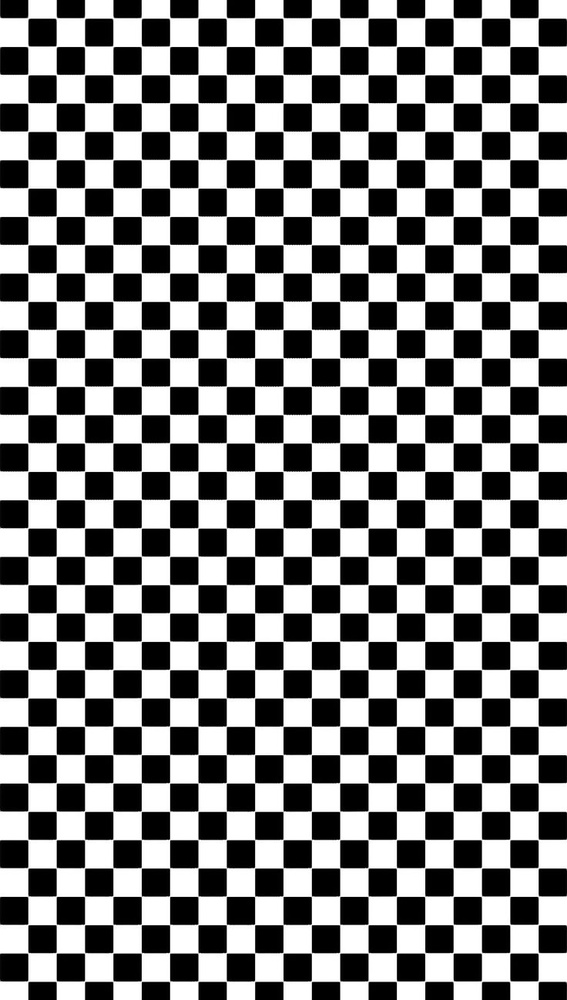
#> input picture resim.jpg, 567 x 1000 px, shrunk from 736 x 1299 before the run
$ python gorev5.py   (older library calls are emulated)
#> lines starting #> are read from the running program, lines starting #| are printed output that depends on the picture
import cv2
import numpy as np

# 1. Resmi gri tonlamalı okuyoruz
resim = cv2.imread('resim.jpg', 0)
#> resim is the input picture: shape (1000, 567); min 0, max 255, mean 129.9

# 2. Laplacian 2. derece türev olduğu için gürültüden çok etkilenir
# Bu yüzden hocanın dediği gibi önce Gauss ile hafifçe yumuşatıyoruz
yumusatilmis = cv2.GaussianBlur(resim, (3, 3), 0)

# 3. 3x3 Laplacian Çekirdeği
# Sobel ve Prewitt gibi yatay/dikey ayrı değil, tek matrisle tüm kenarları bulur
laplacian_matrisi = np.array([
    [0,  1,  0],
    [1, -4,  1],
    [0,  1,  0]
], dtype=np.float32)

# 4. Filtreyi resme uyguluyoruz (Konvolüsyon)
# Eksi değerler kırpılmasın diye float formatında tutuyoruz
kenarlar = cv2.filter2D(yumusatilmis, cv2.CV_64F, laplacian_matrisi)
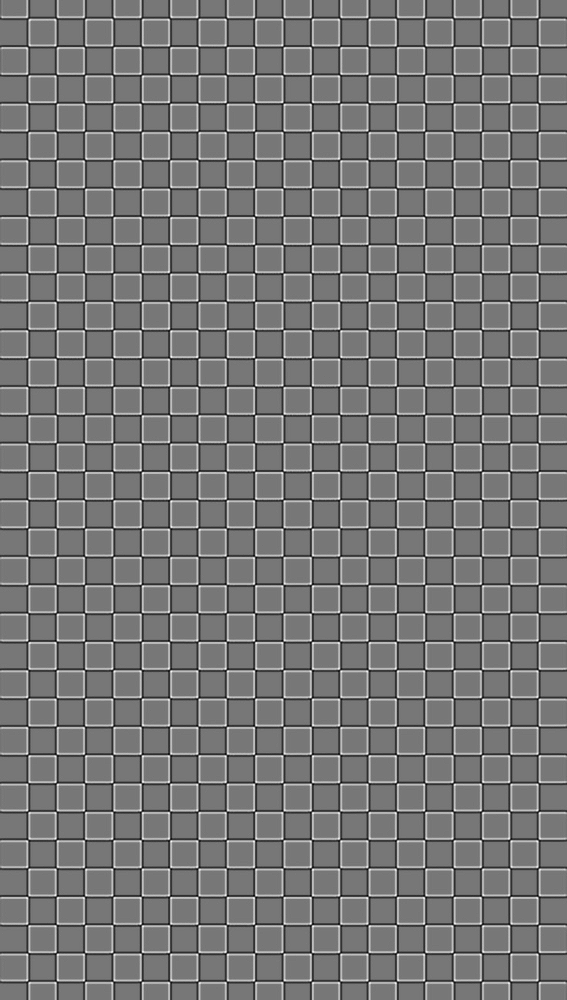
#> kenarlar: shape (1000, 567) float64; min -106, max 120, mean 0; drawn with min black and max white

# 5. Eksi çıkan kenar değerlerini artıya çevirip 8-bit piksele dönüştürüyoruz
sonuc = np.abs(kenarlar)
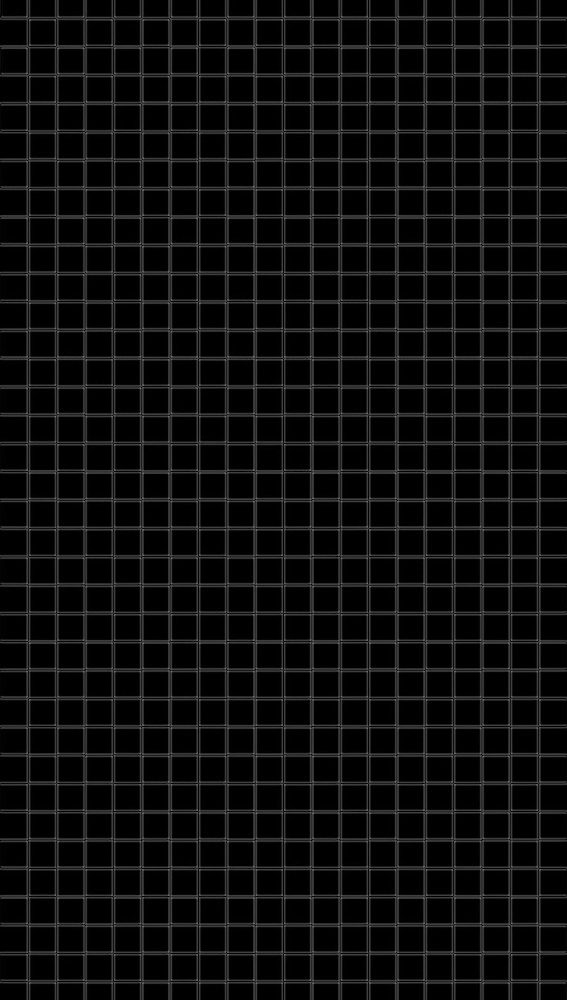
#> sonuc: shape (1000, 567) float64; min 0, max 120, mean 14.1
sonuc = np.uint8(sonuc)

# 6. Ekranda gösterip tuş bekliyoruz
cv2.imshow('Orijinal Resim', resim)
cv2.imshow('Gorev 5 - Laplacian Kenarlar', sonuc)

cv2.waitKey(0)
cv2.destroyAllWindows()
